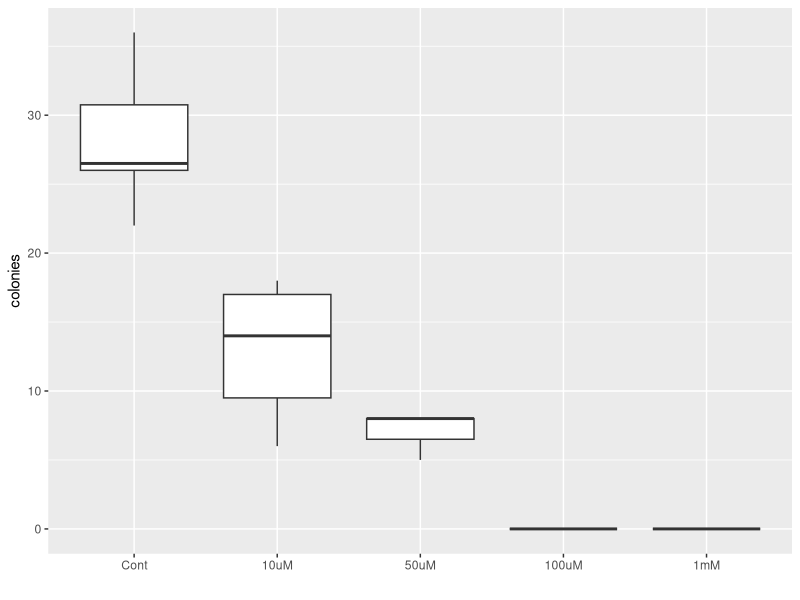

Recreate this plot in R. (Note: this script raises an error after producing the figure.)
# load the data
library(readr)
df <- read_csv("IC50.csv")
# structure of the input dataset
str(df)
# fix the data for data analysis
library(dplyr)
library(tidyr)
df_long <- df %>% mutate(sample=letters[1:nrow(df)])%>%
  # gather the column by treatment
  gather(key = conc,value = colonies,-sample)
#structure of the output dataset
str(df_long)
# make the boxplot (treatment as categorical variable)
library(ggplot2)
ggplot(df_long,aes(y=colonies,x=factor(conc,levels = c("Cont","10uM","50uM","100uM","1mM"))))+
  geom_boxplot()+
  xlab("")
#########################
#########################
## IMPLEMENT IT BETTER ##
#########################
#########################

# make the conc as number using a lookup table
label <- unique(df_long$conc)
d_conc <- c(0,10,50,100,1000)
# change the character with the numeric variable

# copy the dataset
df_long_lm <- df_long
# loop to update the velues according to the lookup table
for(i in 1:nrow(df_long_lm)){
  id <- match(df_long_lm$conc[i],label)
  df_long_lm$conc[i] <- d_conc[id]
}
# make the value as numeric
df_long_lm$conc <- as.numeric(df_long_lm$conc)

# build the model base on the data

model <- drm(colonies ~ conc, 
             data = df_long_lm, 
             fct = LL.3())
summary(model)

# use the R packages lmtest and sandwich to obtain robust standard errors
# to address the fact that some variance heterogeneity is present.
library(sandwich)
library(lmtest)
coeftest(model, vcov = sandwich)

# Simultaneous inference is also possible through the use of the function glht() in the R
# package multcomp:

library(multcomp)
summary(glht(model))

# Estimating effective doses ED5, ED10, and ED50 is accomplished using ED():
ed<-ED(model, c(5, 10, 50), interval = "delta")

# proudce the plot
# buidl a table of values to collect the prediction ofthe model
newdata<-{}
# change the canvas based on the starting and final point
newdata <- expand.grid(conc=exp(seq(log(0.1), log(1000), length=100)))
# produce the predictions and estimte the confidence intervals
pm <- predict(model, newdata=newdata, interval="confidence")
# collect the result of the predictions
newdata$p <- pm[,1]
newdata$pmin <- pm[,2]
newdata$pmax <- pm[,3]
# plot curve
library(ggplot2)
# shift conc == 0 a bit up toavoid messing with the log
df_long_lm$conc0 <- df_long_lm$conc
# other paper suggest a more strict shift of the position of the 0, using 1/100 of the lowest drug concentration
# df_long_lm$conc0[df_long_lm$conc0 == 0] <- 0.5
df_long_lm$conc0[df_long_lm$conc0 == 0] <- (1/100*sort(unique(df_long_lm$conc))[2])
# plotting the data
ggplot(df_long_lm, aes(x = conc0, y = colonies)) +
  geom_point() +
  # stat_summary(aes(y = colonies,group=1), fun.y=mean, colour="red", geom="line",group=1)+
  geom_ribbon(data=newdata, aes(x=conc, y=p, ymin=pmin, ymax=pmax), alpha=0.2)+
  geom_line(data=newdata, aes(x=conc, y=p))+
  coord_trans(x="log")+
  xlab("uM drug") + ylab("number of colonies")+
  # add a red line in correspondence of the IC50
  geom_vline(xintercept = ed[3,1],col="red") +
  # fix the scale
  scale_x_continuous(breaks = c(1,3,10,20,50,100,500,1000))
